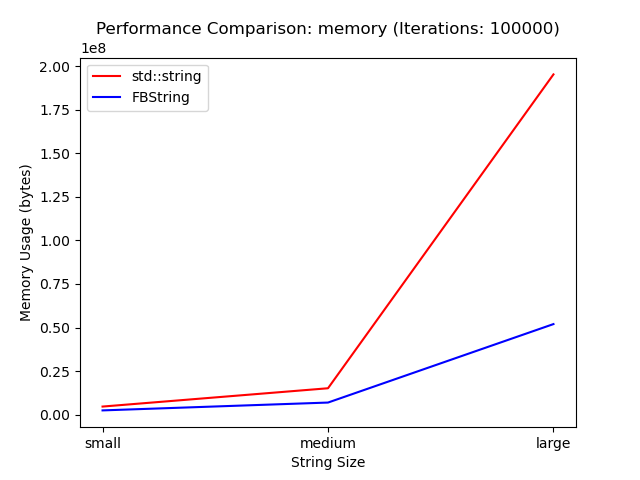

Here is the Python script that generated this plot:
import matplotlib.pyplot as plt
x = ['small', 'medium', 'large']
std_data = [4.7e+06, 1.52e+07, 1.952e+08]
fb_data = [2.5e+06, 7e+06, 5.2e+07]
plt.plot(x, std_data, 'r-', label='std::string')
plt.plot(x, fb_data, 'b-', label='FBString')
plt.xlabel('String Size')
plt.ylabel('Memory Usage (bytes)')
plt.title('Performance Comparison: memory (Iterations: 100000)')
plt.legend()
plt.savefig('plot_memory.png')
plt.close()
